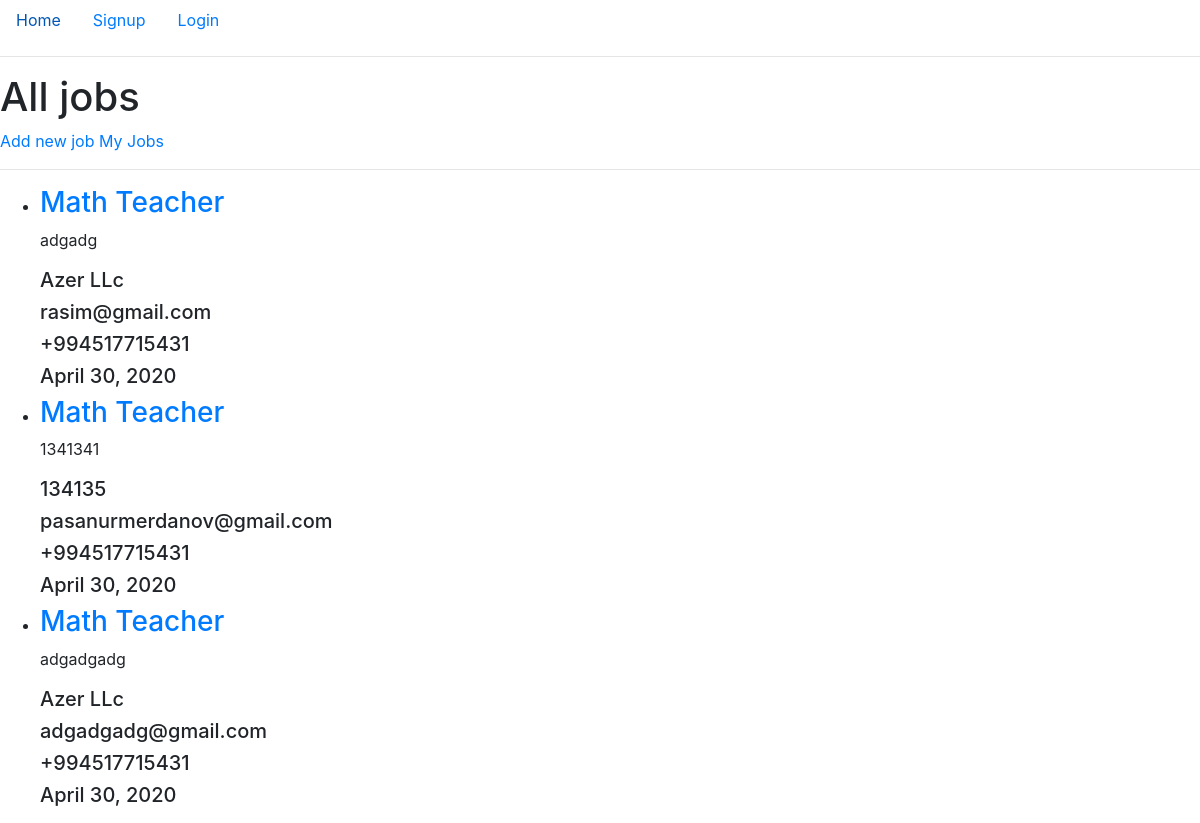
Screenshot of /jobs/ with the database file from the repository.
### jobs/models.py (models this page shows, shortened)
class Job(models.Model):
    job_name = models.CharField(max_length=20, default="")
    company_name = models.CharField(max_length=20)
    description = models.TextField()
    email = models.EmailField()
    number = models.CharField(max_length=15)
    finished_date = models.DateField()
    user = models.ForeignKey(get_user_model(), on_delete=models.CASCADE,editable=False)
    slug = models.SlugField()

### jobs/views.py (the view)
# urls.py: url(r'^jobs/?', Jobs.as_view(), name="alljobs"),
class Jobs(ListView):
    model = Job
    context_object_name = 'jobs'
    queryset = Job.objects.all()
    template_name = 'jobs/job_list.html'

### templates/jobs/job_list.html
{% extends 'base.html' %}
{% block content %}
    <h1>All jobs</h1>
    <a href={% url 'jobcreate' %}>Add new job</a>
    <a href={% url 'myjobs' %}>My Jobs</a>
    <hr>
    <ul>
    {% for job in jobs %}
        <li>
            <a href={% url 'jobdetail' job.slug %}><h3>{{job.job_name}}</h3></a>
            <p>{{job.description|truncatechars:60}}</p>
            <h5>{{job.company_name}}</h5>
            <h5>{{job.email}}</h5>
            <h5>{{job.number}}</h5>
            <h5>{{job.finished_date}}</h5>
        </li>
    {% endfor %}
    </ul>
{% endblock %}

### rows the page displays
Job: job_name "Math Teacher", description "adgadg", company_name "Azer LLc", email "rasim@gmail.com", number "+994517715431", finished_date "April 30, 2020"
Job: job_name "Math Teacher", description "1341341", company_name "134135", email "pasanurmerdanov@gmail.com", number "+994517715431", finished_date "April 30, 2020"
Job: job_name "Math Teacher", description "adgadgadg", company_name "Azer LLc", email "adgadgadg@gmail.com", number "+994517715431", finished_date "April 30, 2020"
